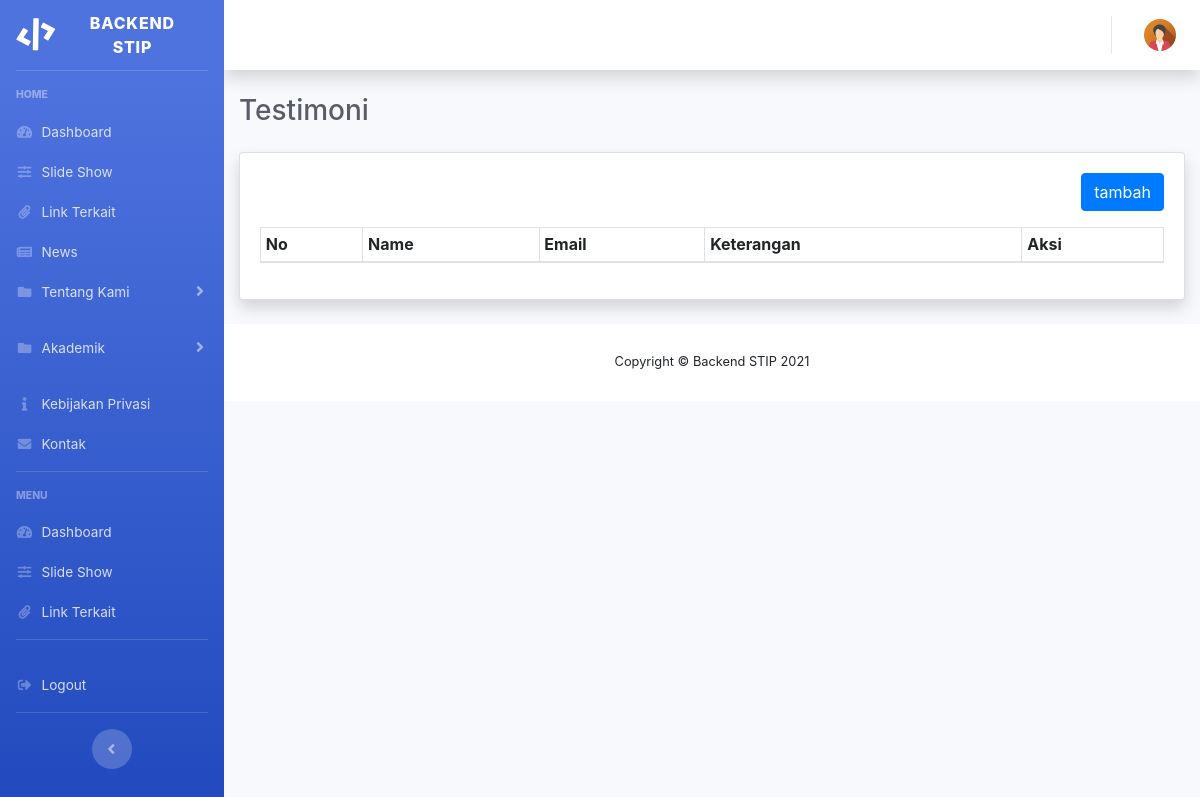
The page /admin/testimoni on the database as committed earlier.
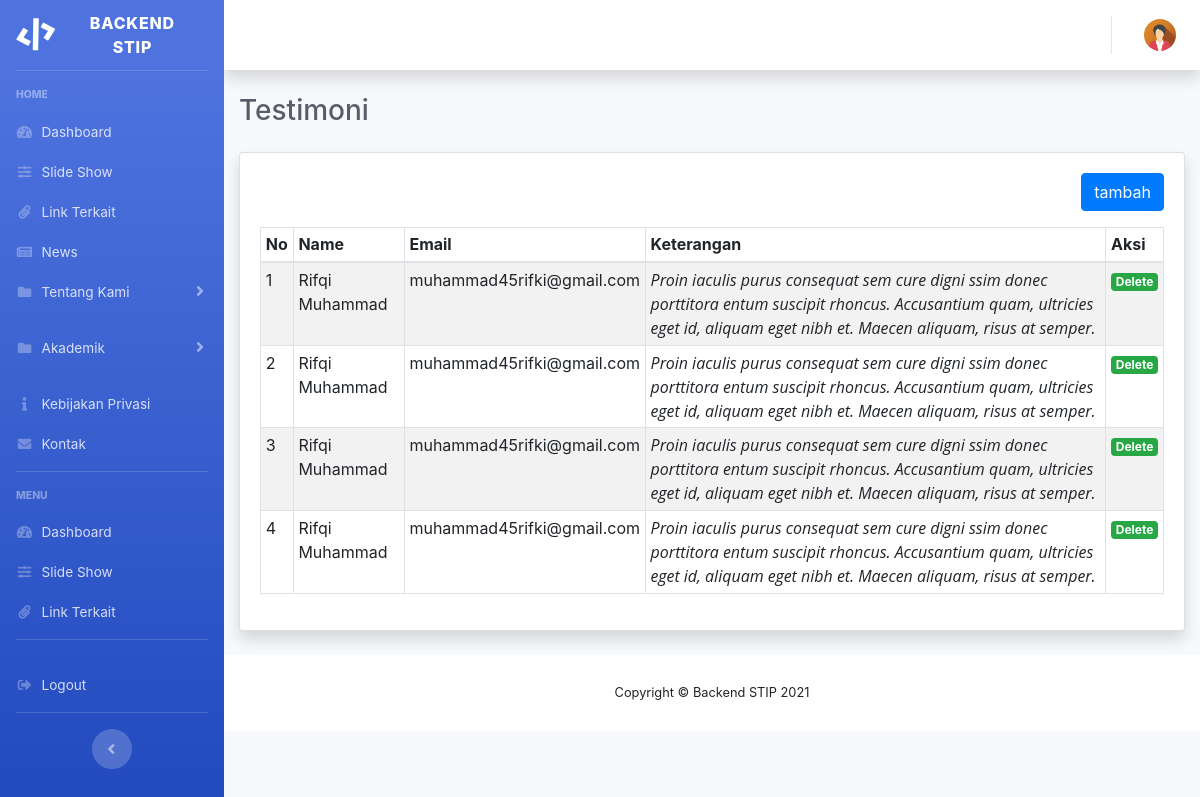
The same page on the database as committed later.
### tables this page shows
CREATE TABLE `testimonial` (
  `id` int(11) NOT NULL,
  `name` varchar(255) NOT NULL,
  `email` varchar(255) NOT NULL,
  `description` text NOT NULL
);

### application/controllers/Admin.php (called while the page is built, shortened)
<?php
class Admin extends CI_Controller
{
    public function __construct()
    {
        $this->load->helper(array('form', 'url', 'file'));
        $this->load->model('admin_model');
    }
    public function testimoni()
    {
        $data['title'] = 'Testimoni';
        $this->load->model('Admin_model', 'testimoni');
        $data['testimoni'] = $this->testimoni->getalltestimoni();
        $this->load->view('admin/themes/header');
        $this->load->view('admin/testimoni/content',$data);
        $this->load->view('admin/themes/footer');
    }
}

### index.php (called while the page is built, shortened)
<?php
require_once BASEPATH.'core/CodeIgniter.php';

### application/models/Admin_model.php (called while the page is built, shortened)
<?php
class Admin_model extends CI_Model {
public function getalltestimoni()
{
	$sql = $this->db->query("select * from testimonial ");
	$data = $sql->result_array();
	return $data;
}
} ?>

### application/views/admin/testimoni/content.php (the view, shortened to what this page needs)
<div class="container-fluid">
            <h5 class="h3 mb-4 text-gray-800"><?=$title;?></h5>
            <div class="card shadow mb-4">
                <div class="card-body">
                <div class=" pb-3 d-flex flex-row-reverse">
                    <a href=" <?php echo base_url('admin/add_testimoni'); ?>" class=" btn btn-primary">tambah</a>
                </div>
                    <table class="table table-striped table-bordered table-sm"  width="100%" cellspacing="0">
                        <thead>
                            <tr>
                                <th>No</th>
                                <th>Name</th>
                                <th>Email</th>
                                <th>Keterangan</th>
                                <th>Aksi</th>
                            </tr>
                        </thead>
                        <tbody>
                        <?php
                        $no=1;
                        $jumlah = count($testimoni);
                        for($i=0;$i<$jumlah;$i++){
                        ?>
                            <tr>
                                <td> <?= $no?></td>
                                <td><?= $testimoni[$i]['name']?></td>
                                <td><?=$testimoni[$i]['email']?></td>
                                <td><?=$testimoni[$i]['description']?></td>
                                <td>
                                    <a href="<?= base_url('admin/delete_testimoni/'.$testimoni[$i]['id']); ?>" type="button"
                                        class="badge badge-success" onclick="return confirm('Yakin Mau Hapus ??')">Delete</a>
                                </td>
                            </tr>
                        <?php $no++; } ?>
                        </tbody>
                    </table>
                </div>
            </div>
        </div>

### application/views/admin/themes/header.php (shortened to what this page needs)
<!DOCTYPE html>
<html lang="en">
<head>
    <link rel="stylesheet" href="<?= base_url()?>assets/backend/vendor/fontawesome-free/css/all.min.css" />
    <link rel="stylesheet" href="<?= base_url()?>assets/backend/css/sb-admin-2.min.css" />
    <link rel="stylesheet" href="https://stackpath.bootstrapcdn.com/bootstrap/4.2.1/css/bootstrap.min.css">
    <link href="https://cdn.jsdelivr.net/npm/summernote@0.8.11/dist/summernote-bs4.min.css" rel="stylesheet">
</head>
<body id="page-top">
    <div id="wrapper">
    <ul class="navbar-nav bg-gradient-primary sidebar sidebar-dark accordion" id="accordionSidebar">
<a class="sidebar-brand d-flex align-items-center justify-content-center" href="index.html">
    <div class="sidebar-brand-icon rotate-n-15">
        <i class="fas fa-code"></i>
    </div>
    <div class="sidebar-brand-text mx-3"><?=$this->config->item('applicationName')?></div>
</a>
<hr class="sidebar-divider ">
<div class="sidebar-heading">
    Home
</div>
<li class="nav-item active">
<li class="nav-item">
   <a class="nav-link pb-0" href="<?= base_url('admin/dashboard')?>">
    <i class="fas fa-fw fa-tachometer-alt"></i>
    <span>Dashboard</span></a>
 </li>
 <li class="nav-item">
   <a class="nav-link pb-0" href="<?= base_url('admin/slideshow')?>">
    <i class="fas fa-fw fa-sliders-h"></i>
    <span>Slide Show</span></a>
 </li>
 <li class="nav-item">
   <a class="nav-link pb-0" href="<?= base_url('admin/link')?>">
   <i class="fas fa-fw fa-paperclip"></i>
    <span>Link Terkait</span></a>
 </li>
 <li class="nav-item">
   <a class="nav-link pb-0" href="<?= base_url('admin/news')?>">
   <i class="fas fa-fw fa-newspaper"></i>
    <span>News</span></a>
 </li>
 <li class="nav-item">
    <a class="nav-link collapsed" href="#" data-toggle="collapse" data-target="#collapseTentang"
        aria-expanded="true" aria-controls="collapseTentang">
        <i class="fas fa-fw fa-folder"></i>
        <span>Tentang Kami</span>
    </a>
</li>
<li class="nav-item">
    <a class="nav-link collapsed" href="#" data-toggle="collapse" data-target="#collapseAkademik"
        aria-expanded="true" aria-controls="collapseAkademik">
        <i class="fas fa-fw fa-folder"></i>
        <span>Akademik</span>
    </a>
</li>
<li class="nav-item">
   <a class="nav-link pb-0" href="<?= base_url('admin/edit_privasi')?>">
   <i class="fas fa-fw fa-info"></i>
    <span>Kebijakan Privasi</span></a>
 </li>
 <li class="nav-item">
   <a class="nav-link pb-0" href="<?= base_url('admin/kontak')?>">
   <i class="fas fa-fw fa-envelope"></i>
    <span>Kontak</span></a>
 </li>
<hr class="sidebar-divider mt-3">
<div class="sidebar-heading">
    menu
</div>
<li class="nav-item active">
<li class="nav-item">
   <a class="nav-link pb-0" href="<?= base_url('admin/dashboard')?>">
    <i class="fas fa-fw fa-tachometer-alt"></i>
    <span>Dashboard</span></a>
 </li>
 <li class="nav-item">
   <a class="nav-link pb-0" href="<?= base_url('admin/dashboard')?>">
    <i class="fas fa-fw fa-sliders-h"></i>
    <span>Slide Show</span></a>
 </li>
 <li class="nav-item">
   <a class="nav-link pb-0" href="<?= base_url('admin/dashboard')?>">
   <i class="fas fa-fw fa-paperclip"></i>
    <span>Link Terkait</span></a>
 </li>
<hr class="sidebar-divider mt-3">
<li class="nav-item">
    <a class="nav-link" href="<?= base_url('admin/logout')?>">
        <i class="fas fa-fw fa-sign-out-alt"></i>
        <span>Logout</span></a>
</li>
<hr class="sidebar-divider">
<div class="text-center d-none d-md-inline">
    <button class="rounded-circle border-0" id="sidebarToggle"></button>
</div>
</ul>
        <div id="content-wrapper" class="d-flex flex-column">
            <div id="content">
                <nav class="navbar navbar-expand navbar-light bg-white topbar mb-4 static-top shadow">
                        <ul class="navbar-nav ml-auto">
                            <li class="nav-item dropdown no-arrow">
                                <a class="nav-link dropdown-toggle" href="#" id="userDropdown" role="button" data-toggle="dropdown"
                                    aria-haspopup="true" aria-expanded="false">
                                    <img class="img-profile rounded-circle"
                                        src="<?= base_url()?>assets/backend/img/avatar2.png" />
                                </a>
                            </li>
                        </ul>
                </nav>

### application/views/admin/themes/footer.php (shortened to what this page needs)
   <footer class="sticky-footer bg-white">
       <div class="container my-auto">
           <div class="copyright text-center my-auto">
               <span>Copyright &copy; <?=$this->config->item('applicationName')?> <?= date('Y')?></span>
           </div>
       </div>
   </footer>
   </div>
   </div>
</body>
</html>

Rows that differ between the two databases and show on the page:
added testimonial: name "Rifqi Muhammad", email "muhammad45rifki@gmail.com", description "Proin iaculis purus consequat sem cure digni ssim donec porttitora entum suscipit rhoncus. Accusantium quam, ultricies eget id, aliquam eget nibh et. Maecen aliquam, risus at semper."
added testimonial: name "Rifqi Muhammad", email "muhammad45rifki@gmail.com", description "Proin iaculis purus consequat sem cure digni ssim donec porttitora entum suscipit rhoncus. Accusantium quam, ultricies eget id, aliquam eget nibh et. Maecen aliquam, risus at semper."
added testimonial: name "Rifqi Muhammad", email "muhammad45rifki@gmail.com", description "Proin iaculis purus consequat sem cure digni ssim donec porttitora entum suscipit rhoncus. Accusantium quam, ultricies eget id, aliquam eget nibh et. Maecen aliquam, risus at semper."
added testimonial: name "Rifqi Muhammad", email "muhammad45rifki@gmail.com", description "Proin iaculis purus consequat sem cure digni ssim donec porttitora entum suscipit rhoncus. Accusantium quam, ultricies eget id, aliquam eget nibh et. Maecen aliquam, risus at semper."
